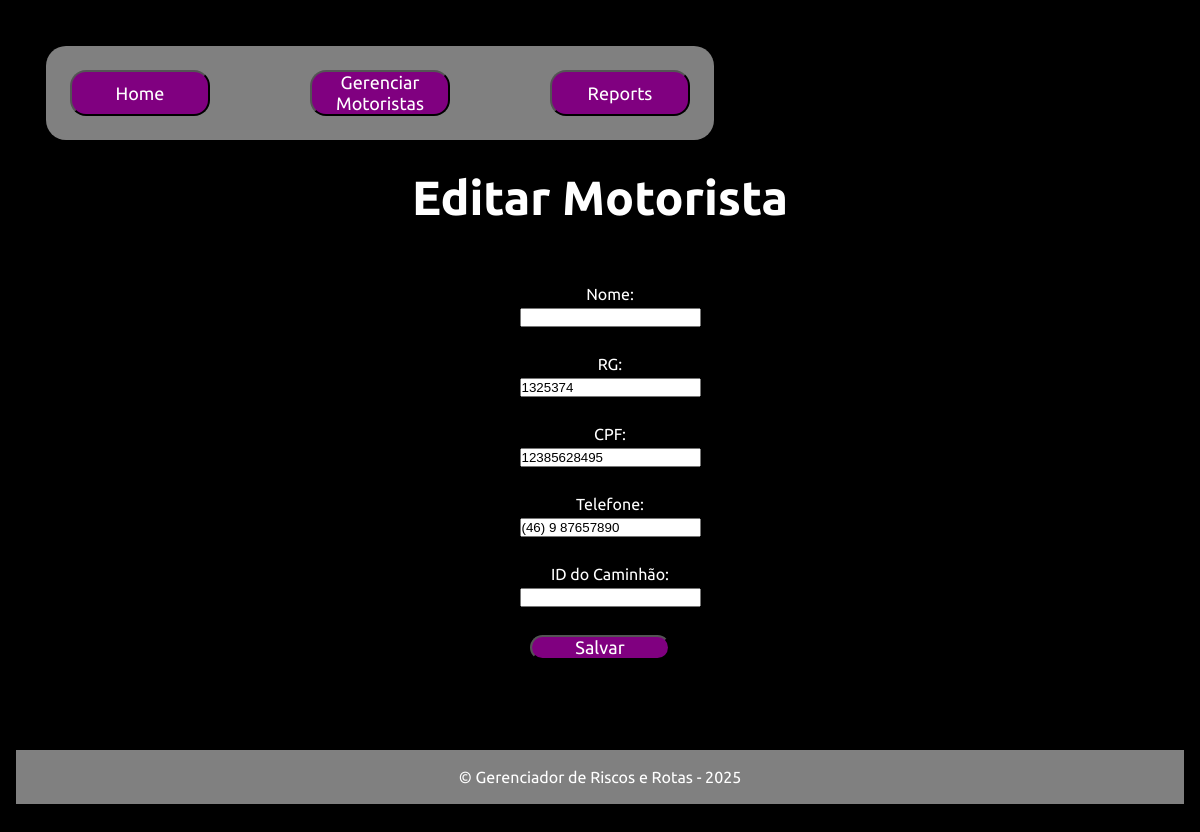
Screenshot of /src/editar_motoristas.php?id=31 with the database file from the repository.
### tables this page shows
CREATE TABLE drivers (
        id INTEGER PRIMARY KEY AUTOINCREMENT,
        nome CHAR(255) NOT NULL,
        rg CHAR(20) NOT NULL,
        cpf CHAR(11) NOT NULL,
        telefone CHAR(20) DEFAULT NULL,
        veiculo_id INTEGER,
        FOREIGN KEY(veiculo_id) REFERENCES veiculos(id)
    );

### src/editar_motoristas.php (the view, shortened to what this page needs)
<?php
$db = new PDO('sqlite:db/database.sqlite');
$db->setAttribute(PDO::ATTR_ERRMODE, PDO::ERRMODE_EXCEPTION);
if (isset($_GET['id'])) {
    $id = $_GET['id'];
    $stmt = $db->prepare("SELECT * FROM drivers WHERE id = ?");
    $stmt->execute([$id]);
    $drivers = $stmt->fetch(PDO::FETCH_ASSOC);
}
?>
<!DOCTYPE html>
<html lang="pt-br">
<head>
    <link rel="stylesheet" href="/css/style_editar.css">
</head>
<body>
<header>
        <nav class="navegacao">
            <ul>
                <li>
                    <button onclick="location.href='/index.php'" type="button">
                    Home</button>
                </li>
                <li>
                    <button onclick="location.href='drivers.php'" type="button">
                    Gerenciar Motoristas</button>
                </li>
                <li>
                    <button onclick="location.href='reports.php'" type="button">
                    Reports</button>
                </li>
            </ul>
        </nav>
    </header>
    <h1>Editar Motorista</h1>
    <form method="POST">
        <label for="nome">Nome:</label>
        <input type="text" name="nome" id="nome" value="<?= htmlspecialchars($drivers['no    me']) ?>" required>
        <br>
        <label for="rg">RG:</label>
        <input type="text" name="rg" id="rg" value="<?= htmlspecialchars($drivers['rg']) ?>" required>
        <br>
        <label for="cpf">CPF:</label>
        <input type="text" name="cpf" id="cpf" value="<?= htmlspecialchars($drivers['cpf']) ?>" required>
        <br>
        <label for="telefone">Telefone:</label>
        <input type="text" name="telefone" id="telefone" value="<?= htmlspecialchars($drivers['telefone']) ?>">
        <br>
        <label for="veiculo_id">ID do Caminhão:</label>
        <input type="number" name="veiculo_id" id="veiculo_id" value="<?= htmlspecialchars($drivers['veiculo_id']) ?>">
        <br>
        <button type="submit">Salvar</button>
    </form>
    <br>
    <br>
    <br>
    <br>
    <br>
    <footer class="footer">
        <p>&copy; Gerenciador de Riscos e Rotas - 2025</p>
    </footer>
</body>
</html>

### css/style_editar.css (style rules this page uses)
* { margin: 0; padding: 0; }
:root { --cor_div: grey; --cor_nav_letra: black; --cor_nav_button: purple; --cor_nav_button_hover: aliceblue; --fonte_letras:"Ubuntu", serif; font-weight: 400; }
button { background-color: var(--cor_nav_button); color: white; border-radius: 16px; font-size: 18px; font-family: var(--fonte_letras); width: 140px; align-items: center; }
body { background-color: black; color: white; font-family: var(--fonte_letras); margin: 0; padding: 0; display: flex; flex-direction: column; min-height: 100vh; margin: 16px; }
h1 { text-align: center; margin-bottom: 20px; font-size: 3em; }
label { display: flex; margin-left: 20px; align-items: center; }
input { display: flex; margin-left: 20px; align-items: center; }
.footer { background-color: var(--cor_div); color: var(--cor_nav_itens); padding: 18px; text-align: center; font-family: var(--fonte_letras); position: relative; bottom: 0; margin: 0%; }
form { display: flex; flex-direction: column; align-items: center; margin-top: 40px; gap: 5px; }
.navegacao { background-color: var(--cor_div); padding: 24px; border-radius: 20px; font-family: var(--fonte_letras); display: flex; justify-content: space-between; margin: 30px; }
ul { list-style-type: none; margin: 0; padding: 0; overflow: hidden; display: flex; justify-content: space-between; gap: 100px; }
li { text-decoration: solid black; color: var(--cor_nav_itens); display: flex; justify-content: space-between; }
header { display: flex; justify-content: space-between; align-items: center; }

### rows the page displays
drivers: rg "1325374", cpf "12385628495", telefone "(46) 9 87657890"
